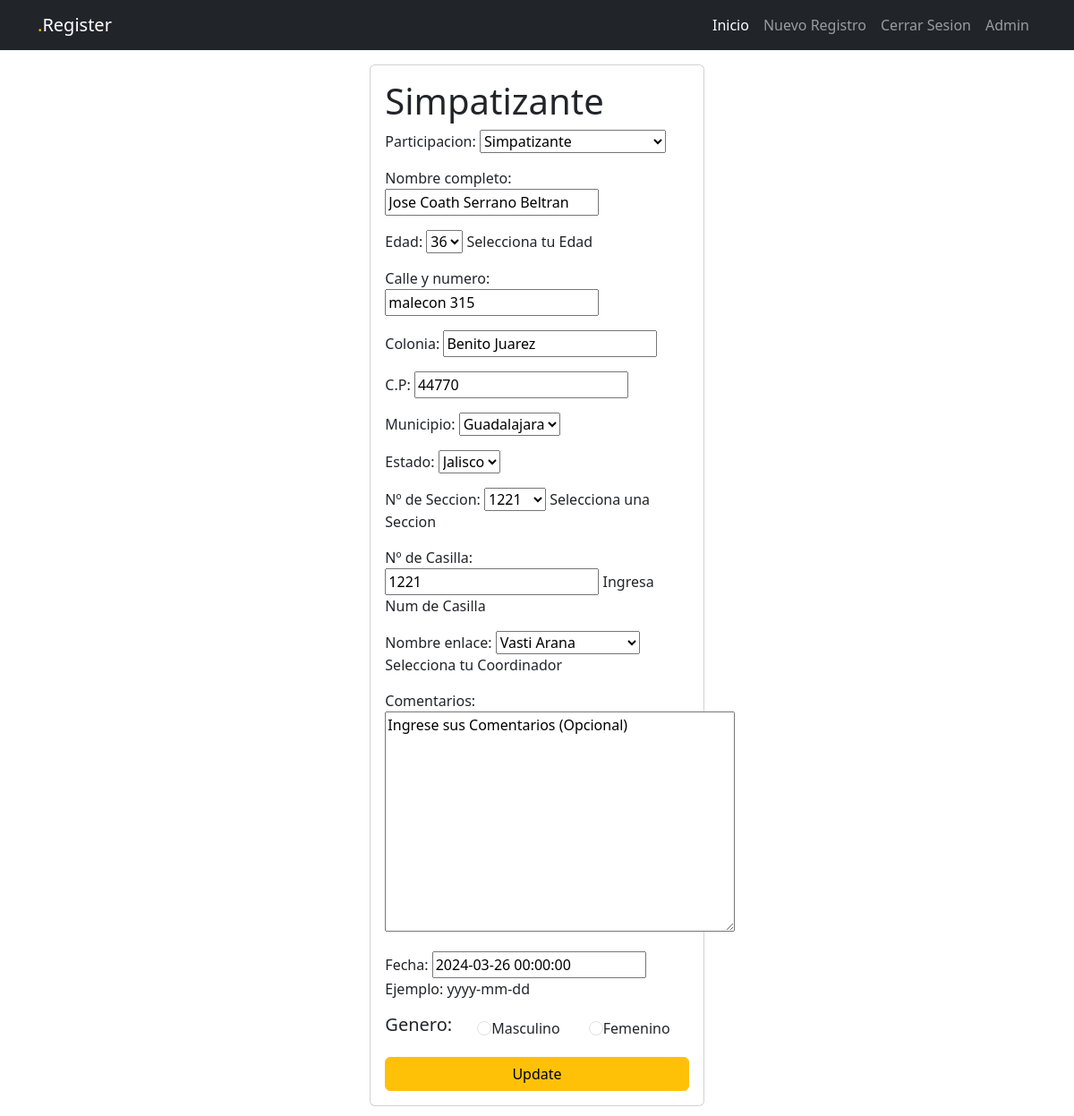
The app's page /taskedit/21/ (signed in) with its own data.
### tasks/models.py (models this page shows, shortened)
class Task(models.Model):
    participacion = models.CharField(max_length=100, null=False, blank=False, choices=puesto_status)
    nombre_completo = models.CharField(max_length=150)
    edad = models.IntegerField(null= False, blank=False, choices=age, default=age, help_text = 'Selecciona tu Edad')
    calle_y_numero = models.CharField(max_length=250)
    masculino = models.BooleanField(default=False)
    femenino = models.BooleanField(default=False)
    colonia = models.CharField(max_length=200)
    c_p = models.CharField('C.P', max_length=250)
    municipio = models.CharField(max_length=250, null=False, blank=False, choices=municipio_status, default=None)
    estado = models.CharField(max_length=250, null=False, blank=False, choices=estado_status, default= None)
    num_seccion = models.IntegerField('Nº de Seccion', null=False, blank=False, choices=seccion_status, help_text='Selecciona una Seccion' )
    num_casilla = models.CharField('Nº de Casilla',max_length=250, blank=True, help_text='Ingresa Num de Casilla',)
    nombre_enlace = models.CharField(max_length=250, null=False, blank=False, choices=coordinador_status, help_text='Selecciona tu Coordinador',)
    description = models.TextField('Comentarios',blank=True, default= 'Ingrese sus Comentarios (Opcional)')
    created = models.DateTimeField(auto_now_add=True)
    datecompleted = models.DateTimeField('Fecha',null=True, help_text='Ejemplo: yyyy-mm-dd')
    important = models.BooleanField(default=False)
    user = models.ForeignKey(User, on_delete=models.CASCADE)

### tasks/views.py (the view, shortened to what this page needs)
# urls.py: path('taskedit/<int:task_id>/', views.task_edit, name='task_edit'),
@login_required
def task_edit(request, task_id):
    if request.method == 'GET':
        task = get_object_or_404(Task, pk=task_id, user=request.user)
        form = TaskForm(instance=task)
        return render(request, 'task_edit.html', {'task': task, 'form': form})

### tasks/templates/task_edit.html (shortened to what this page needs)
{% extends "base.html" %}
{% block content %}
    <main class= "container-center padding-3 m-3">
        <div class="row">
            <div class= "col-md-4 offset-md-4">
                <form action="{% url 'task_edit' task.id %}" method="POST" class="card card-body">
                    <h1>{{task.participacion}}</h1>
                    {{form.as_p}}
                    <div class="d-flex container-between md-3">
                        <h5>Genero:</h5>
                        <div class="form-check form-check-inline m-1">
                            <input class="form-check-input mx-auto" type="radio" name="flexRadioDefault" id="flexRadioDefault1" required>
                            <label class="form-check-label" for="flexRadioDefault1"> <p class="text-center mx-auto">Masculino</p></label>
                        </div>
                        <div class="form-check form-check-inline m-1">
                                <input class="form-check-input mx-auto" type="radio" name="flexRadioDefault" id="flexRadioDefault2" required>
                                <label class="form-check-label text-center" for="flexRadioDefault2"><p class="text-center mx-auto">Femenino</p></label>
                        </div>
                    </div>
                    <button class="btn btn-warning">
                        Update
                    </button>
                </form>
            </div>
        </div>
    </main>
{% endblock %}

### records on screen
Task: participacion "Simpatizante", nombre_completo "Jose Coath Serrano Beltran", edad "36", calle_y_numero "malecon 315", colonia "Benito Juarez", c_p "44770", municipio "Guadalajara", estado "Jalisco", num_seccion "1221", num_casilla "1221", nombre_enlace "Vasti Arana", description "Ingrese sus Comentarios (Opcional)", datecompleted "2024-03-26 00:00:00"
